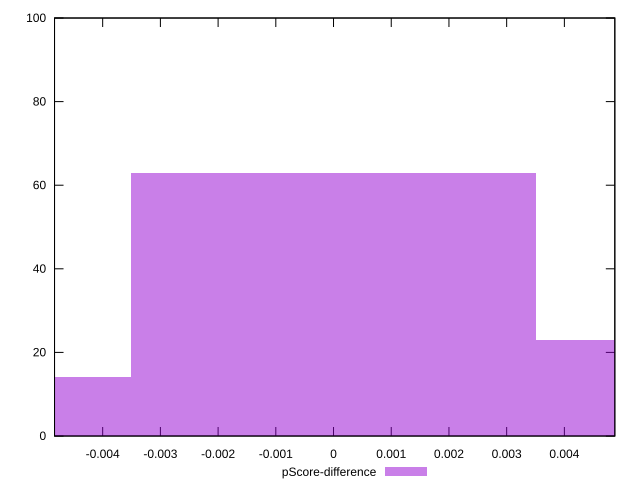

Write the gnuplot code that produced this figure.
reset

$pScoreDifference <<EOF
0.007033053851111845 23
0 63
-0.007033053851111845 14
EOF

set key outside below
set boxwidth 0.007033053851111845
set xrange [-0.004834189967044378:0.004874119390972209]
set yrange [0:100]
set trange [0:100]
set style fill transparent solid 0.5 noborder
set terminal svg size 640, 490 enhanced background rgb 'white'
set output "report_00015_2021-02-09T16-11-33.973Z/bootup-time/samples/pages/pScore-difference/histogram.svg"

plot $pScoreDifference title "pScore-difference" with boxes

reset
